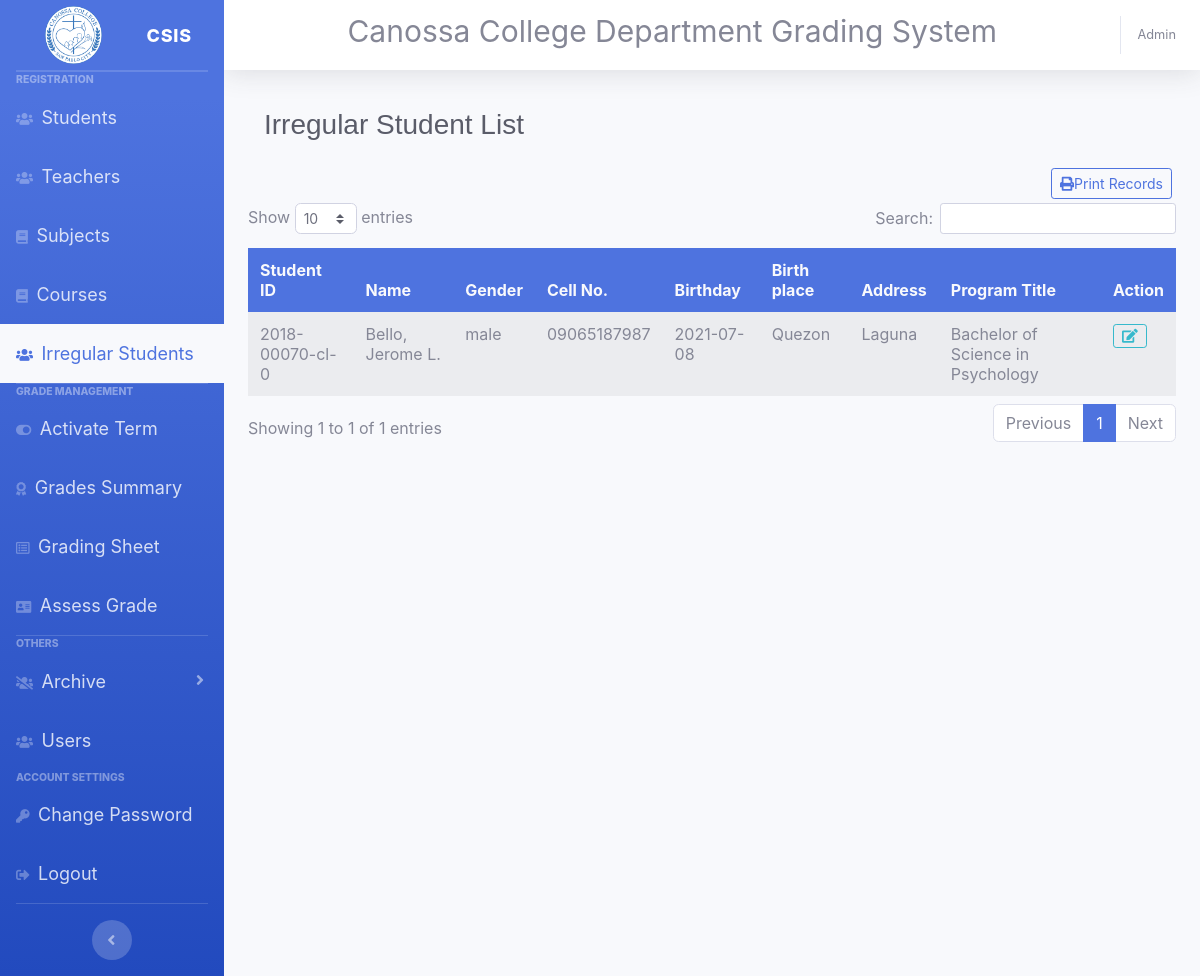
/admin/student/irregularlist.admin.php (signed in), run on the app's committed database.
### tables this page shows
CREATE TABLE `studentrecords` (
  `id` int(11) NOT NULL,
  `student_id` varchar(120) NOT NULL,
  `name` varchar(120) NOT NULL,
  `gender` varchar(128) NOT NULL,
  `cellphone` varchar(11) NOT NULL,
  `bday` varchar(128) NOT NULL,
  `bplace` varchar(128) NOT NULL,
  `address` text NOT NULL,
  `course` text NOT NULL,
  `status` text NOT NULL,
  `year` varchar(12) NOT NULL
);

### admin/student/irregularlist.admin.php (the view, shortened to what this page needs)
<?php
if (isset($_SESSION['username'])) {
include_once '../adminlayout/head.admin.php' ?>
<nav class="navbar navbar-expand navbar-light  topbar  static-top ">
<h1 class="h3 text-gray-800 mr-auto">Irregular Student List</h1>
</nav>
<div class="float-right m-1">
<a class="btn btn-outline-primary btn-sm" href="../../print/irregular.print.php"><i class="fas fa-print"></i>Print Records</a>
</div>
<div class="table-responsive">
    <table class="table table-striped table-hover table-borderless" id="datatableid">
        <thead class="bg-primary text-light ">
            <tr>
                <th>Student ID</th>
                <th>Name</th>
                <th>Gender</th>
                <th>Cell No.</th>
                <th>Birthday</th>
                <th>Birth place</th>
                <th>Address</th>
                <th>Program Title</th>
                <th>Action</th>
            </tr>
        </thead>
        <tbody>
            <?php
                    include_once '../../database/dbconnection.db.php';
                    $sql = "SELECT * from studentrecords where status = 'irregular'";
                    $result = $conn-> query($sql);
                    if($result-> num_rows > 0 ){
                        while($row = $result-> fetch_assoc()){
                            $edit = "<a class='btn btn-sm btn-outline-info' href='irregular.admin.php?stid=$row[student_id]'>
                            <i class='fas fa-edit'></i></a>";
                            echo "<tr><td>".$row['student_id']."</td>
                            <td>".$row['name']."</td>
                            <td>".$row['gender']."</td>
                            <td>".$row['cellphone']."</td>
                            <td>".$row['bday']."</td>
                            <td>".$row['bplace']."</td>
                            <td>".$row['address']."</td>
                            <td>".$row['course']."</td>
                            <td>".$edit."</td></tr>";
                        }
                    }
                ?>
        </tbody>
    </table>
</div>
<?php include_once '../adminlayout/footer.admin.php';
 }else{
    header("Location: ../adminlayout/master_layout.blade.php");
    exit();
} ?>

### assets/css/datatable.css (style rules this page uses)
table.dataTable { clear:both;margin-top:6px !important;margin-bottom:6px !important;max-width:none !important;border-collapse:separate !important;border-spacing:0 }
table.dataTable td,table.dataTable th { -webkit-box-sizing:content-box;box-sizing:content-box }

### admin/management/gradingtoggle.admin.php (style rules this page uses)
h1 { margin-bottom: 40px; font-family: sans-serif; }

### data on the page
studentrecords: student "2018-00070-cl-0", name "Bello, Jerome L.", gender "male", cellphone "09065187987", bday "2021-07-08", bplace "Quezon", address "Laguna", course "Bachelor of Science in Psychology"
